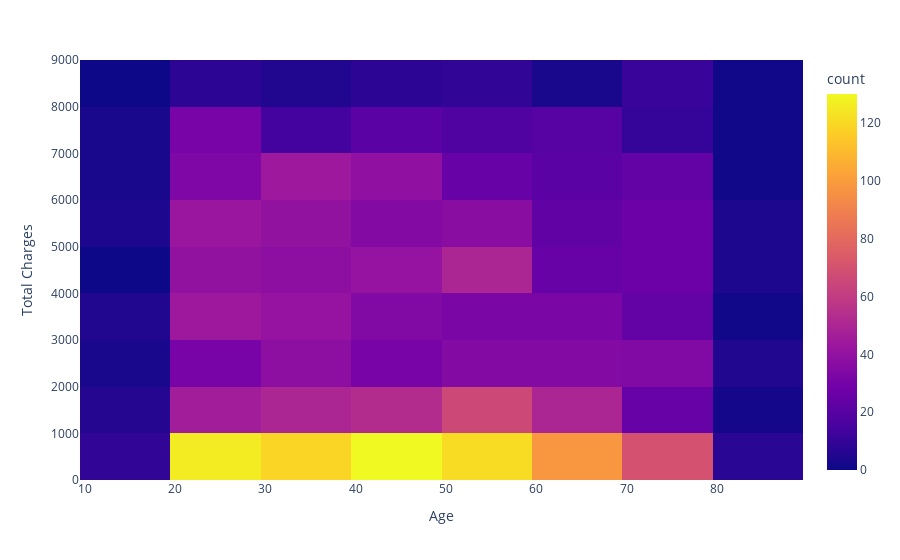

Write notebook code for a chart like this one.
### Code cell
fig = px.density_heatmap(df, x = 'Age', y = 'Total Charges')
fig.show()

### Figure 1 — Plotly figure (JSON) as saved in the notebook; plotly's stock layout.template omitted (floating-point values rounded to 4 significant figures; data arrays with more than 128 entries replaced by an {"elided": "..."} marker saying what was removed)
{"data": [{"coloraxis": "coloraxis", "hovertemplate": "Age=%{x}<br>Total Charges=%{y}<br>count=%{z}<extra></extra>", "name": "", "type": "histogram2d", "x": {"elided": "2194 int values"}, "xaxis": "x", "xbingroup": "x", "y": {"elided": "2194 float values"}, "yaxis": "y", "ybingroup": "y"}], "layout": {"coloraxis": {"colorbar": {"title": {"text": "count"}}, "colorscale": [[0, "#0d0887"], [0.1111, "#46039f"], [0.2222, "#7201a8"], [0.3333, "#9c179e"], [0.4444, "#bd3786"], [0.5556, "#d8576b"], [0.6667, "#ed7953"], [0.7778, "#fb9f3a"], [0.8889, "#fdca26"], [1, "#f0f921"]]}, "legend": {"tracegroupgap": 0}, "margin": {"t": 60}, "xaxis": {"anchor": "y", "domain": [0, 1], "title": {"text": "Age"}}, "yaxis": {"anchor": "x", "domain": [0, 1], "title": {"text": "Total Charges"}}}}
